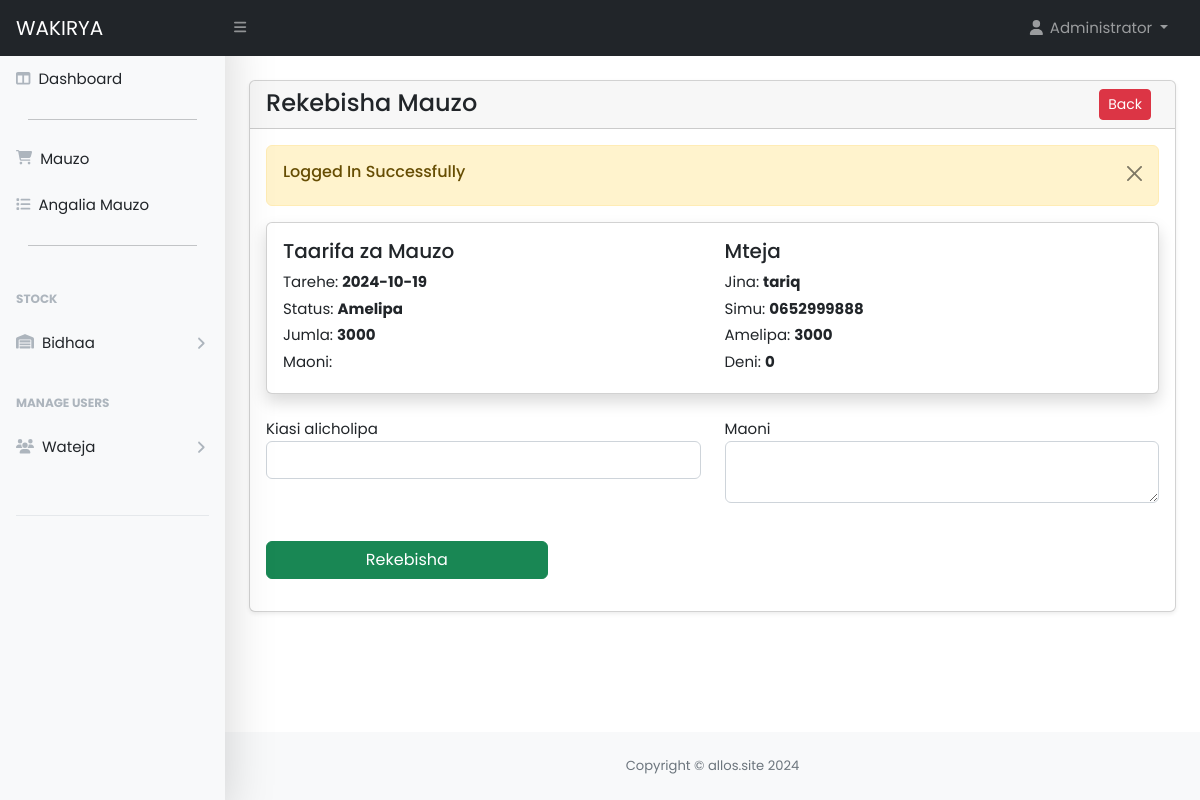
Screenshot of /user/order-update.php?track=36316 (signed in) with the database file from the repository.
### tables this page shows
CREATE TABLE `orders` (
  `id` int(11) NOT NULL,
  `customer_id` int(11) NOT NULL,
  `tracking_no` varchar(100) NOT NULL,
  `invoice_no` varchar(100) NOT NULL,
  `destination` varchar(100) NOT NULL,
  `total_amount` varchar(100) NOT NULL,
  `paid_amount` varchar(100) DEFAULT NULL,
  `due_amount` varchar(100) DEFAULT NULL,
  `surplus_amount` varchar(100) NOT NULL,
  `loan_payment` varchar(100) NOT NULL,
  `order_date` date NOT NULL,
  `order_status` varchar(100) DEFAULT NULL,
  `comment` varchar(255) DEFAULT NULL,
  `payment_mode` varchar(100) DEFAULT NULL COMMENT 'cash, online',
  `order_placed_by_id` int(11) NOT NULL,
  `created_at` date NOT NULL DEFAULT current_timestamp()
);

CREATE TABLE `customers` (
  `id` int(11) NOT NULL,
  `name` varchar(255) NOT NULL,
  `email` varchar(255) DEFAULT NULL,
  `phone` varchar(255) DEFAULT NULL,
  `status` tinyint(1) DEFAULT 0 COMMENT '0=visible,1=hidden',
  `created_at` date NOT NULL DEFAULT current_timestamp()
);

### user/order-update.php (the view, shortened to what this page needs)
<?php
include('includes/header.php'); ?>
<div class="container-fluid px-4">
    <div class="card mt-4 shadow-sm">
        <div class="card-header">
            <h4 class="mb-0">Rekebisha Mauzo
                <a href="orders.php" class="btn btn-danger mx-2 btn-sm float-end">Back</a>
            </h4>
        </div>
        <div class="card-body">
            <?php
            if (isset($_GET['track'])) {
                $trackingNo = validate($_GET['track']);
                $query = "SELECT o.*, c.* FROM orders o, customers c
                                WHERE c.id = o.customer_id AND tracking_no='$trackingNo'
                                ORDER BY o.id DESC";
                $orders = mysqli_query($conn, $query);
                if ($orders) {
                    if (mysqli_num_rows($orders) > 0) {
                        $orderData = mysqli_fetch_assoc($orders);
            ?>
                        <div class="card card-body shadow border-1 mb-4">
                            <div class="row">
                                <div class="col-md-6">
                                    <h5>Taarifa za Mauzo</h5>
                                    <label class="mb-1">
                                        Tarehe:
                                        <span class="fw-bold"><?= $orderData['order_date']; ?></span>
                                    </label>
                                    <br />
                                    <label class="mb-1">
                                        Status:
                                        <span class="fw-bold"><?= $orderData['order_status']; ?></span>
                                    </label>
                                    <br />
                                    <label class="mb-1">
                                        Jumla:
                                        <span class="fw-bold"><?= $orderData['total_amount']; ?></span>
                                    </label>
                                    <br />
                                    <label class="mb-1">
                                        Maoni:
                                    </label>
                                    <br />
                                </div>
                                <div class="col-md-6">
                                    <h5>Mteja</h5>
                                    <label class="mb-1">
                                        Jina:
                                        <span class="fw-bold"><?= $orderData['name']; ?></span>
                                    </label>
                                    <br />
                                    <label class="mb-1">
                                        Simu:
                                        <span class="fw-bold"><?= $orderData['phone']; ?></span>
                                    </label>
                                    <br />
                                    <label class="mb-1">
                                        Amelipa:
                                        <span class="fw-bold"><?= $orderData['paid_amount']; ?></span>
                                    </label>
                                    <br />
                                    <label class="mb-1">
                                        Deni:
                                        <span class="fw-bold"><?= $orderData['due_amount']; ?></span>
                                    </label>
                                    <br />
                                </div>
                            </div>
                        </div>
            <?php
                    } else {
                        echo '<h5>No record found!</h5>';
                    }
                } else {
                    echo '<h5>Something Went Wrong!</h5>';
                }
            }
            ?>
            <form action="order-update-code.php" method="POST" class="mt-3">
                <?php
                if (isset($_GET['track'])) {
                    $tracking_no = $_GET['track'];
                    $orderQuery = mysqli_query($conn, "SELECT * FROM orders WHERE tracking_no='$tracking_no'");
                    if (mysqli_num_rows($orderQuery) > 0) {
                        $orderData = mysqli_fetch_assoc($orderQuery);
                        $orderId = $orderData['id'];
                ?>
                        <div class="row">
                            <div class="col-md-6 mb-3">
                                <label>Kiasi alicholipa</label>
                                <input type="number" id="amount_paid" name="amount_paid" class="form-control" value="" />
                            </div>
                            <div class="col-md-6 mb-3">
                                <label>Maoni</label>
                                <textarea id="comment" name="comment" class="form-control" rows="2"><?= $orderData['comment']; ?></textarea>
                            </div>
                            <div class="col-md-4 mb-3">
                                <br />
                                <button type="submit" value="<?= $orderId; ?>" name="updateOrder" class="btn btn-success w-100">Rekebisha</button>
                            </div>
                        </div>
                <?php
                    } else {
                        echo '<h5>No record found!</h5>';
                        return false;
                    }
                } else {
                    echo '<h5>Something Went Wrong chini!</h5>';
                    return false;
                }
                ?>
            </form>
        </div>
    </div>
</div>
<?php include('includes/footer.php'); ?>

### rows the page displays
orders: order_date "2024-10-19", order_status "Amelipa", total_amount "3000", customer.name "tariq", customer.phone "0652999888", paid_amount "3000", due_amount "0"

### other values shown
$_SESSION['loggedInUser']['name'] "Administrator"
$_SESSION['status'] "Logged In Successfully"
